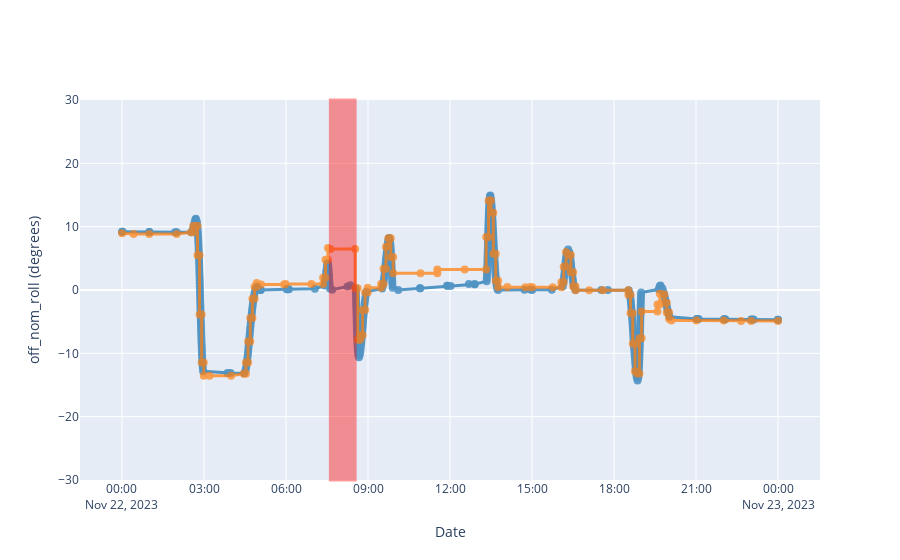

Here is the notebook cell this chart was saved with:
### Code cell
off_nom_roll2.get_plot_figure()

### Figure 1 — Plotly figure (JSON) as saved in the notebook; plotly's stock layout.template omitted (floating-point values rounded to 4 significant figures; data arrays with more than 128 entries replaced by an {"elided": "..."} marker saying what was removed)
{"data": [{"hovertemplate": "%{x|%Y:%j:%H:%M:%S} %{y}", "line": {"color": "#1f77b4", "width": 3}, "marker": {"opacity": 0.9, "size": 8}, "mode": "lines+markers", "name": "Telem", "opacity": 0.75, "showlegend": false, "type": "scatter", "x": {"elided": "384 str values"}, "y": {"elided": "384 float values"}}, {"hovertemplate": "%{x|%Y:%j:%H:%M:%S} %{y}", "line": {"color": "#ff7f0e", "width": 3}, "marker": {"opacity": 0.9, "size": 8}, "mode": "lines+markers", "name": "State", "opacity": 0.75, "showlegend": false, "type": "scatter", "x": {"elided": "132 str values"}, "y": {"elided": "132 float values"}}], "layout": {"shapes": [{"fillcolor": "red", "line": {"color": "red", "width": 3}, "opacity": 0.4, "type": "rect", "x0": "2023-11-22T07:37:24.629000", "x1": "2023-11-22T08:31:44.128000", "xref": "x", "y0": 0, "y1": 1, "yref": "y domain"}], "xaxis": {"title": {"text": "Date"}}, "yaxis": {"range": [-30, 30], "title": {"text": "off_nom_roll (degrees)"}}}}
